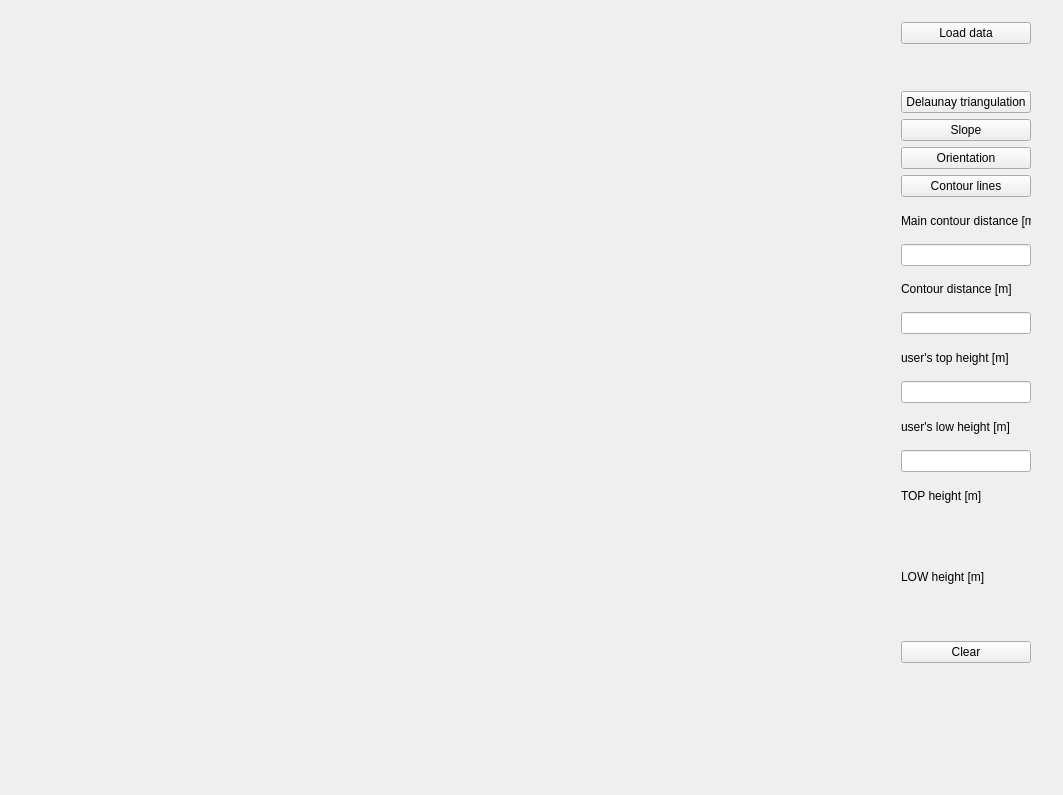
<?xml version="1.0" encoding="UTF-8"?>
<ui version="4.0">
 <class>Widget</class>
 <widget class="QWidget" name="Widget">
  <property name="geometry">
   <rect>
    <x>0</x>
    <y>0</y>
    <width>1063</width>
    <height>795</height>
   </rect>
  </property>
  <property name="windowTitle">
   <string>Widget</string>
  </property>
  <widget class="draw" name="Canvas" native="true">
   <property name="geometry">
    <rect>
     <x>0</x>
     <y>10</y>
     <width>871</width>
     <height>773</height>
    </rect>
   </property>
   <zorder>widget_2</zorder>
   <zorder>delaunayButton</zorder>
   <zorder>orientationButton</zorder>
   <zorder>contourButton</zorder>
   <zorder>label_6</zorder>
   <zorder>slopeButton</zorder>
  </widget>
  <widget class="QWidget" name="">
   <property name="geometry">
    <rect>
     <x>890</x>
     <y>11</y>
     <width>152</width>
     <height>771</height>
    </rect>
   </property>
   <layout class="QVBoxLayout" name="verticalLayout">
    <item>
     <widget class="QPushButton" name="loadButton">
      <property name="text">
       <string>Load data</string>
      </property>
     </widget>
    </item>
    <item>
     <widget class="QLabel" name="report">
      <property name="text">
       <string/>
      </property>
     </widget>
    </item>
    <item>
     <widget class="QPushButton" name="delaunayButton">
      <property name="text">
       <string>Delaunay triangulation</string>
      </property>
     </widget>
    </item>
    <item>
     <widget class="QPushButton" name="slopeButton">
      <property name="text">
       <string>Slope</string>
      </property>
     </widget>
    </item>
    <item>
     <widget class="QPushButton" name="orientationButton">
      <property name="text">
       <string>Orientation</string>
      </property>
     </widget>
    </item>
    <item>
     <widget class="QPushButton" name="contourButton">
      <property name="text">
       <string>Contour lines</string>
      </property>
     </widget>
    </item>
    <item>
     <widget class="QLabel" name="label_6">
      <property name="text">
       <string>Main contour distance [m]</string>
      </property>
     </widget>
    </item>
    <item>
     <widget class="QLineEdit" name="mcdist"/>
    </item>
    <item>
     <widget class="QLabel" name="label">
      <property name="text">
       <string>Contour distance [m]</string>
      </property>
     </widget>
    </item>
    <item>
     <widget class="QLineEdit" name="cdist"/>
    </item>
    <item>
     <widget class="QLabel" name="label_2">
      <property name="text">
       <string>user's top height [m]</string>
      </property>
     </widget>
    </item>
    <item>
     <widget class="QLineEdit" name="lineEdit"/>
    </item>
    <item>
     <widget class="QLabel" name="label_5">
      <property name="text">
       <string>user's low height [m]</string>
      </property>
     </widget>
    </item>
    <item>
     <widget class="QLineEdit" name="lineEdit_2"/>
    </item>
    <item>
     <widget class="QLabel" name="label_3">
      <property name="text">
       <string>TOP height [m]</string>
      </property>
     </widget>
    </item>
    <item>
     <widget class="QLabel" name="topheight">
      <property name="text">
       <string/>
      </property>
     </widget>
    </item>
    <item>
     <widget class="QLabel" name="label_4">
      <property name="text">
       <string>LOW height [m]</string>
      </property>
     </widget>
    </item>
    <item>
     <widget class="QLabel" name="lowheight">
      <property name="text">
       <string/>
      </property>
     </widget>
    </item>
    <item>
     <widget class="QPushButton" name="clearButton">
      <property name="text">
       <string>Clear</string>
      </property>
     </widget>
    </item>
    <item>
     <spacer name="verticalSpacer">
      <property name="orientation">
       <enum>Qt::Vertical</enum>
      </property>
      <property name="sizeType">
       <enum>QSizePolicy::Minimum</enum>
      </property>
      <property name="sizeHint" stdset="0">
       <size>
        <width>17</width>
        <height>108</height>
       </size>
      </property>
     </spacer>
    </item>
   </layout>
  </widget>
  <zorder>Canvas</zorder>
  <zorder>verticalSpacer</zorder>
  <zorder>loadButton</zorder>
  <zorder>loadButton</zorder>
  <zorder>delaunayButton</zorder>
  <zorder>slopeButton</zorder>
  <zorder>orientationButton</zorder>
  <zorder>contourButton</zorder>
  <zorder>label_6</zorder>
  <zorder>mcdist</zorder>
  <zorder>label</zorder>
  <zorder>cdist</zorder>
  <zorder>label_2</zorder>
  <zorder>lineEdit</zorder>
  <zorder>label_5</zorder>
  <zorder>lineEdit_2</zorder>
  <zorder>label_3</zorder>
  <zorder>label_4</zorder>
  <zorder>topheight</zorder>
  <zorder>label_4</zorder>
  <zorder>lowheight</zorder>
  <zorder>clearButton</zorder>
  <zorder>verticalSpacer</zorder>
  <zorder>report</zorder>
 </widget>
 <layoutdefault spacing="6" margin="11"/>
 <customwidgets>
  <customwidget>
   <class>draw</class>
   <extends>QWidget</extends>
   <header>draw.h</header>
   <container>1</container>
  </customwidget>
 </customwidgets>
 <resources/>
 <connections/>
</ui>
